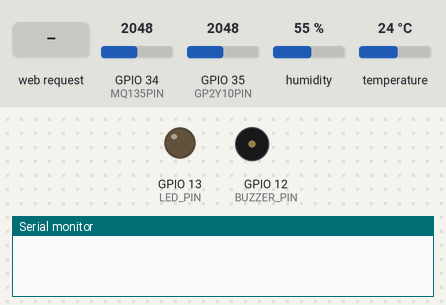
This sketch was run on a simulated ESP32. Parts: output pins drawn as LEDs (lit = HIGH), buzzer (waves = sounding, pin HIGH), the last lines printed to the serial monitor. The test bench sets the inputs (shaded band); at power-on: GPIO 34 (MQ135PIN) = 2048, GPIO 35 (GP2Y10PIN) = 2048, humidity 55 %, temperature 24 °C. WiFi joins after 1.5 s; servers stay silent unless stated.

Above: at 0.1 s.
At 3.2 s:
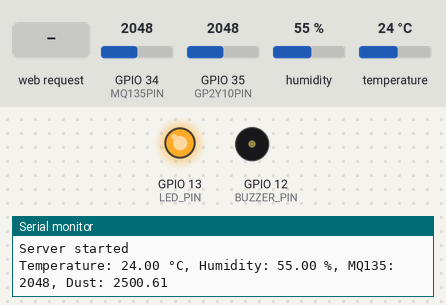
3.3 s: HTTP request GET /data received
At 5.5 s:
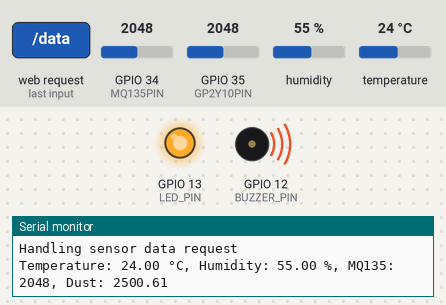
Timing chart, 0 to 13.1 s (numbered marks = the images above; inputs shaded):
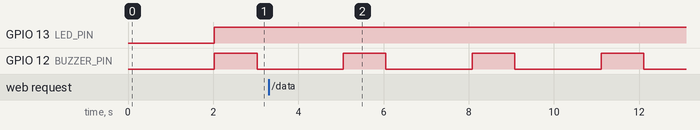

The sketch:

main.ino
```cpp
// Include necessary libraries
#include <WiFi.h>
#include <DHT.h>
#include <WebServer.h>

// DHT11 setup
#define DHTPIN 4
#define DHTTYPE DHT11
DHT dht(DHTPIN, DHTTYPE);

// MQ135 setup
#define MQ135PIN 34

// GP2Y10 setup
#define GP2Y10PIN 35    // Analog pin connected to GP2Y10 output
#define LED_PIN 13      // LED control pin for GP2Y10 (used for dust measurement)

// Buzzer setup
#define BUZZER_PIN 12

// Wi-Fi credentials
const char* ssid = "";      // Your Wi-Fi SSID
const char* password = ""; // Your Wi-Fi password

// Thresholds
float tempThreshold = 33.0;          // Threshold for temperature in °C
float humidityThreshold = 55.0;       // Threshold for humidity in %
int mq135Threshold = 300;             // Example threshold for MQ135 (analog value)
int gp2y10Threshold = 100;            // Example threshold for GP2Y10 dust density

// Create a WebServer object on port 80
WebServer server(80);

// Initialize sensors and pins
void initSensors() {
    dht.begin();
    pinMode(MQ135PIN, INPUT);
    pinMode(GP2Y10PIN, INPUT);
    pinMode(LED_PIN, OUTPUT);
    pinMode(BUZZER_PIN, OUTPUT);
    digitalWrite(BUZZER_PIN, LOW);  // Ensure buzzer is off
}

// Function to read GP2Y10 sensor value
float readGP2Y10() {
    digitalWrite(LED_PIN, LOW); // Turn on the sensor LED
    delayMicroseconds(280);     // Wait for the sensor to stabilize
    int dustVal = analogRead(GP2Y10PIN);
    digitalWrite(LED_PIN, HIGH); // Turn off the sensor LED
    delayMicroseconds(40);       // Wait for the sensor to cool
    return (dustVal * (5.0 / 4095.0)) * 1000; // Convert to voltage (mV) and scale
}

// Read sensor values and trigger buzzer if needed
void readAndCheckSensors() {
    float temperature = dht.readTemperature();
    float humidity = dht.readHumidity();
    int mq135Value = analogRead(MQ135PIN);
    float gp2y10Value = readGP2Y10();

    // Check for sensor read errors
    if (isnan(temperature) || isnan(humidity)) {
        Serial.println("Failed to read from DHT sensor!");
        return;
    }

    // Log the readings
    Serial.print("Temperature: ");
    Serial.print(temperature);
    Serial.print(" °C, Humidity: ");
    Serial.print(humidity);
    Serial.print(" %, MQ135: ");
    Serial.print(mq135Value);
    Serial.print(", Dust: ");
    Serial.println(gp2y10Value);

    // Trigger buzzer if thresholds are exceeded
    if (temperature > tempThreshold && humidity > humidityThreshold ||
        mq135Value > mq135Threshold || gp2y10Value > gp2y10Threshold) {
        digitalWrite(BUZZER_PIN, HIGH);
        delay(1000);
        digitalWrite(BUZZER_PIN, LOW);
    }
}

// Function to get sensor data in JSON format
String getSensorDataJson() {
    float temperature = dht.readTemperature();
    float humidity = dht.readHumidity();
    int mq135Value = analogRead(MQ135PIN);
    float gp2y10Value = readGP2Y10();

    String jsonStr = "{\"temperature\": " + String(temperature) +
                     ", \"humidity\": " + String(humidity) +
                     ", \"mq135\": " + String(mq135Value) +
                     ", \"dust\": " + String(gp2y10Value) + "}";
    return jsonStr;
}

// Function to serve sensor data in JSON format
void handleSensorData() {
    Serial.println("Handling sensor data request");
    String jsonResponse = getSensorDataJson();
    server.sendHeader("Access-Control-Allow-Origin", "*"); // Allow cross-origin requests
    server.send(200, "application/json", jsonResponse);
}

// Function to connect to Wi-Fi
void connectToWiFi() {
    WiFi.begin(ssid, password);
    while (WiFi.status() != WL_CONNECTED) {
        delay(1000);
        Serial.println("Connecting to WiFi...");
    }
    Serial.println("Successfully connected to WiFi!");
    Serial.print("ESP32 IP Address: ");
    Serial.println(WiFi.localIP());
}

// Function to start the web server
void startServer() {
    server.on("/data", handleSensorData);
    server.begin();
    Serial.println("Server started");
}

void setup() {
    Serial.begin(115200);

    connectToWiFi();
    initSensors();
    startServer();
}

void loop() {
    server.handleClient();
    readAndCheckSensors();
    delay(2000); // Read sensors every 2 seconds
}
```

Measured:
- by itself, GPIO 12 (BUZZER_PIN): alternates HIGH for 1.0 s and LOW for 2.0 s
